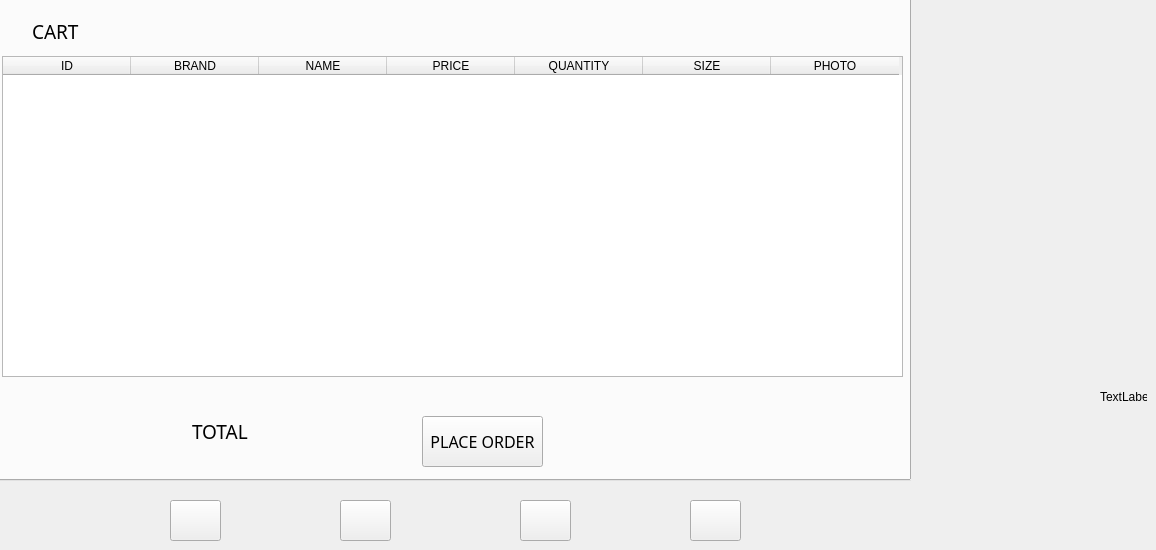
      <widget class="QWidget" name="tab_15">
       <attribute name="title">
        <string>Cart</string>
       </attribute>
       <widget class="QLabel" name="label_7">
        <property name="geometry">
         <rect>
          <x>1100</x>
          <y>390</y>
          <width>47</width>
          <height>13</height>
         </rect>
        </property>
        <property name="text">
         <string>TextLabel</string>
        </property>
       </widget>
       <widget class="QTabWidget" name="tabWidget_5">
        <property name="geometry">
         <rect>
          <x>-10</x>
          <y>-30</y>
          <width>921</width>
          <height>511</height>
         </rect>
        </property>
        <widget class="QWidget" name="tab_42">
         <attribute name="title">
          <string>Tab 1</string>
         </attribute>
         <widget class="QLabel" name="label_41">
          <property name="geometry">
           <rect>
            <x>200</x>
            <y>410</y>
            <width>81</width>
            <height>51</height>
           </rect>
          </property>
          <property name="font">
           <font>
            <family>Poor Richard</family>
            <pointsize>14</pointsize>
           </font>
          </property>
          <property name="text">
           <string>TOTAL</string>
          </property>
         </widget>
         <widget class="QTableWidget" name="tableWidget">
          <property name="geometry">
           <rect>
            <x>10</x>
            <y>60</y>
            <width>901</width>
            <height>321</height>
           </rect>
          </property>
          <property name="showGrid">
           <bool>false</bool>
          </property>
          <property name="gridStyle">
           <enum>Qt::SolidLine</enum>
          </property>
          <property name="columnCount">
           <number>7</number>
          </property>
          <attribute name="horizontalHeaderDefaultSectionSize">
           <number>128</number>
          </attribute>
          <attribute name="verticalHeaderDefaultSectionSize">
           <number>100</number>
          </attribute>
          <column>
           <property name="text">
            <string>ID</string>
           </property>
          </column>
          <column>
           <property name="text">
            <string>BRAND</string>
           </property>
          </column>
          <column>
           <property name="text">
            <string>NAME</string>
           </property>
          </column>
          <column>
           <property name="text">
            <string>PRICE</string>
           </property>
          </column>
          <column>
           <property name="text">
            <string>QUANTITY</string>
           </property>
          </column>
          <column>
           <property name="text">
            <string>SIZE</string>
           </property>
          </column>
          <column>
           <property name="text">
            <string>PHOTO</string>
           </property>
          </column>
         </widget>
         <widget class="QLabel" name="label_10">
          <property name="geometry">
           <rect>
            <x>276</x>
            <y>420</y>
            <width>111</width>
            <height>31</height>
           </rect>
          </property>
          <property name="font">
           <font>
            <family>Poor Richard</family>
            <pointsize>12</pointsize>
           </font>
          </property>
          <property name="text">
           <string/>
          </property>
         </widget>
         <widget class="QLabel" name="label_11">
          <property name="geometry">
           <rect>
            <x>650</x>
            <y>400</y>
            <width>131</width>
            <height>41</height>
           </rect>
          </property>
          <property name="font">
           <font>
            <family>Poor Richard</family>
            <pointsize>14</pointsize>
           </font>
          </property>
          <property name="text">
           <string/>
          </property>
         </widget>
         <widget class="QPushButton" name="pushButton_20">
          <property name="geometry">
           <rect>
            <x>430</x>
            <y>420</y>
            <width>121</width>
            <height>51</height>
           </rect>
          </property>
          <property name="font">
           <font>
            <family>Poor Richard</family>
            <pointsize>12</pointsize>
           </font>
          </property>
          <property name="text">
           <string>PLACE ORDER</string>
          </property>
          <property name="shortcut">
           <string>Return</string>
          </property>
         </widget>
         <widget class="QLabel" name="label_75">
          <property name="geometry">
           <rect>
            <x>40</x>
            <y>20</y>
            <width>71</width>
            <height>31</height>
           </rect>
          </property>
          <property name="font">
           <font>
            <family>Poor Richard</family>
            <pointsize>14</pointsize>
           </font>
          </property>
          <property name="text">
           <string>CART</string>
          </property>
         </widget>
         <widget class="QLabel" name="label_76">
          <property name="geometry">
           <rect>
            <x>100</x>
            <y>20</y>
            <width>31</width>
            <height>31</height>
           </rect>
          </property>
          <property name="font">
           <font>
            <family>Poor Richard</family>
            <pointsize>14</pointsize>
           </font>
          </property>
          <property name="styleSheet">
           <string notr="true">image: url(:/newPrefix/pics/cart.png);</string>
          </property>
          <property name="text">
           <string/>
          </property>
         </widget>
        </widget>
        <widget class="QWidget" name="tab_43">
         <attribute name="title">
          <string>Tab 2</string>
         </attribute>
        </widget>
       </widget>
       <widget class="QPushButton" name="pushButton_76">
        <property name="geometry">
         <rect>
          <x>170</x>
          <y>500</y>
          <width>51</width>
          <height>41</height>
         </rect>
        </property>
        <property name="font">
         <font>
          <family>Poor Richard</family>
          <pointsize>11</pointsize>
         </font>
        </property>
        <property name="toolTip">
         <string>Tops</string>
        </property>
        <property name="toolTipDuration">
         <number>-2</number>
        </property>
        <property name="text">
         <string/>
        </property>
        <property name="icon">
         <iconset>
          <normaloff>pics/top.png</normaloff>pics/top.png</iconset>
        </property>
        <property name="iconSize">
         <size>
          <width>40</width>
          <height>40</height>
         </size>
        </property>
       </widget>
       <widget class="QPushButton" name="pushButton_78">
        <property name="geometry">
         <rect>
          <x>340</x>
          <y>500</y>
          <width>51</width>
          <height>41</height>
         </rect>
        </property>
        <property name="font">
         <font>
          <family>Poor Richard</family>
          <pointsize>11</pointsize>
         </font>
        </property>
        <property name="toolTip">
         <string>Bottoms</string>
        </property>
        <property name="toolTipDuration">
         <number>-2</number>
        </property>
        <property name="text">
         <string/>
        </property>
        <property name="icon">
         <iconset>
          <normaloff>pics/pants.png</normaloff>pics/pants.png</iconset>
        </property>
        <property name="iconSize">
         <size>
          <width>40</width>
          <height>40</height>
         </size>
        </property>
       </widget>
       <widget class="QPushButton" name="pushButton_77">
        <property name="geometry">
         <rect>
          <x>690</x>
          <y>500</y>
          <width>51</width>
          <height>41</height>
         </rect>
        </property>
        <property name="font">
         <font>
          <family>Poor Richard</family>
          <pointsize>11</pointsize>
         </font>
        </property>
        <property name="toolTip">
         <string>Accessories</string>
        </property>
        <property name="toolTipDuration">
         <number>-2</number>
        </property>
        <property name="text">
         <string/>
        </property>
        <property name="icon">
         <iconset>
          <normaloff>pics/neckpiece.png</normaloff>pics/neckpiece.png</iconset>
        </property>
        <property name="iconSize">
         <size>
          <width>40</width>
          <height>40</height>
         </size>
        </property>
       </widget>
       <widget class="QPushButton" name="pushButton_79">
        <property name="geometry">
         <rect>
          <x>520</x>
          <y>500</y>
          <width>51</width>
          <height>41</height>
         </rect>
        </property>
        <property name="font">
         <font>
          <family>Poor Richard</family>
          <pointsize>11</pointsize>
         </font>
        </property>
        <property name="toolTip">
         <string>Dresses</string>
        </property>
        <property name="toolTipDuration">
         <number>-2</number>
        </property>
        <property name="text">
         <string/>
        </property>
        <property name="icon">
         <iconset>
          <normaloff>pics/dress.png</normaloff>pics/dress.png</iconset>
        </property>
        <property name="iconSize">
         <size>
          <width>40</width>
          <height>40</height>
         </size>
        </property>
       </widget>
      </widget>
